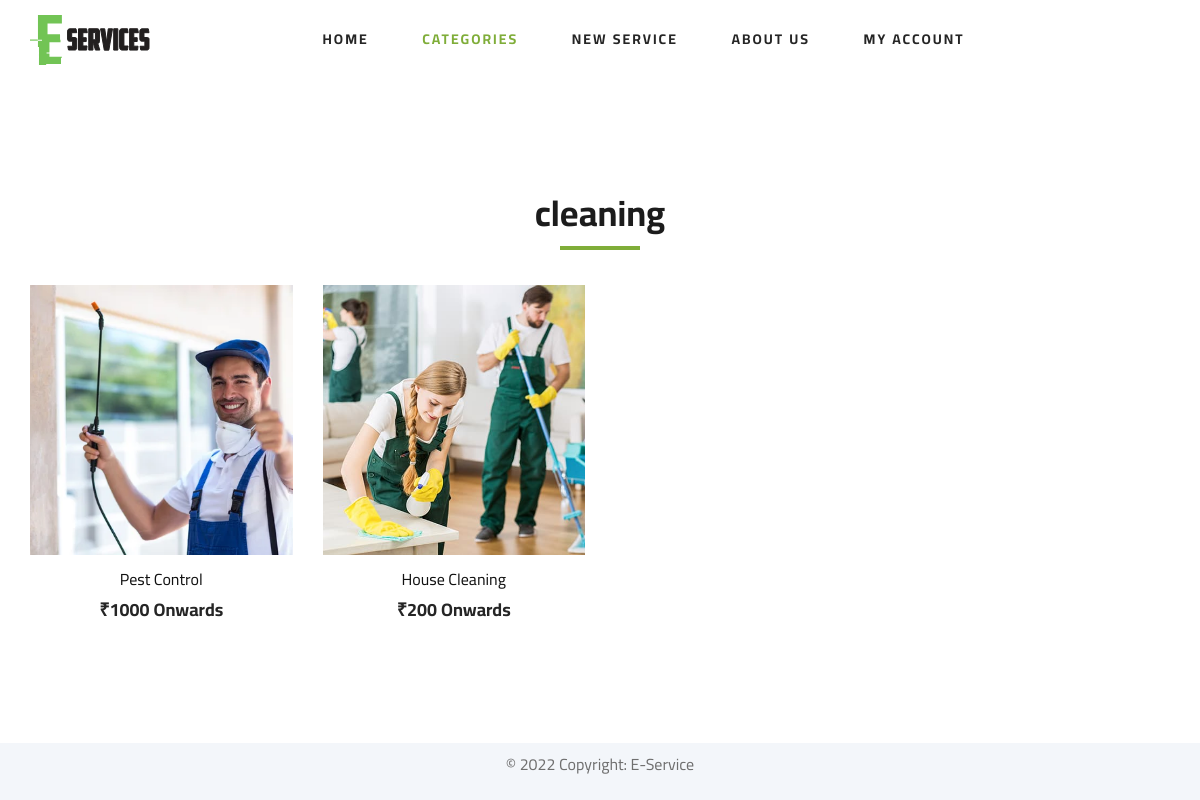
/category/cleaning (signed in), run on the app's committed database.
### home/models.py (models this page shows)
class user_services(models.Model):
    image = models.ImageField(null=True, upload_to='media/')
    service_name = models.CharField(max_length=40)
    service_charges = models.IntegerField()
    service_description = models.CharField(max_length=500)
    service_rating = models.IntegerField()
    service_category = models.CharField(max_length=40)
    uploaded_by = models.CharField(max_length=40)
    service_long = models.DecimalField(
        max_digits=9, decimal_places=6)
    service_lat = models.DecimalField(
        max_digits=9, decimal_places=6)

### category/views.py (the view)
# urls.py: path('category/', include('category.urls')),
def category(request, ctg):
    if request.user.is_authenticated:
        service = user_services.objects.filter(service_category=ctg).values()
        categories = cat.objects.all()
        data = {
            'services': service,
            'categories': categories,
            'heading': ctg
        }
        return render(request, 'category.html', data)
    else:
        return redirect('/login')

### category/templates/category.html (shortened to what this page needs)
{% extends "header_footer.html" %}
{% block content %}
<section class="featured spad">
  <div class="container">
    <div class="row">
      <div class="col-lg-12">
        <div class="section-title">
          <h2>{{heading}}</h2>
        </div>
      </div>
    </div>
    <div class="row featured__filter">
      {% for service in services reversed %}
      <div class="col-lg-3 col-md-4 col-sm-6 mix {{heading}}">
        <div class="featured__item">
          <div class="featured__item__pic set-bg" data-setbg="/media/{{service.image}}"
            style="background-position: center center">
          </div>
          <div class="featured__item__text">
            <h6>{{service.service_name}}</h6>
            <h5>₹{{service.service_charges}} Onwards</h5>
          </div>
        </div>
      </div>
      {% endfor %}
    </div>
  </div>
</section>
{% endblock content %}

### static/css/style.css (style rules this page uses)
html, body { height: 100%; font-family: "Cairo", sans-serif; -webkit-font-smoothing: antialiased; font-smoothing: antialiased; }
h1, h2, h3, h4, h5, h6 { margin: 0; color: #111111; font-weight: 400; font-family: "Cairo", sans-serif; }
h2 { font-size: 36px; }
h5 { font-size: 18px; }
h6 { font-size: 16px; }
.section-title { margin-bottom: 50px; text-align: center; }
.section-title h2 { color: #1c1c1c; font-weight: 700; position: relative; }
.section-title h2:after { position: absolute; left: 0; bottom: -15px; right: 0; height: 4px; width: 80px; background: #7fad39; content: ""; margin: 0 auto; }
.set-bg { background-repeat: no-repeat; background-size: cover; background-position: top center; }
.spad { padding-top: 100px; padding-bottom: 100px; }
.featured { padding-top: 80px; padding-bottom: 40px; }
.featured__item { margin-bottom: 50px; }
.featured__item__pic { height: 270px; position: relative; overflow: hidden; background-position: center center; }
.featured__item__text { text-align: center; padding-top: 15px; }
.featured__item__text h6 { margin-bottom: 10px; }
.featured__item__text h5 { color: #252525; font-weight: 700; }
@media only screen and (min-width: 1200px) { .container { max-width: 1170px; } }

### data on the page
user_services: shows a picture, service_name "Pest Control", service_charges "1000"
user_services: shows a picture, service_name "House Cleaning", service_charges "200"

### other printed values
{{ heading }} "cleaning"
